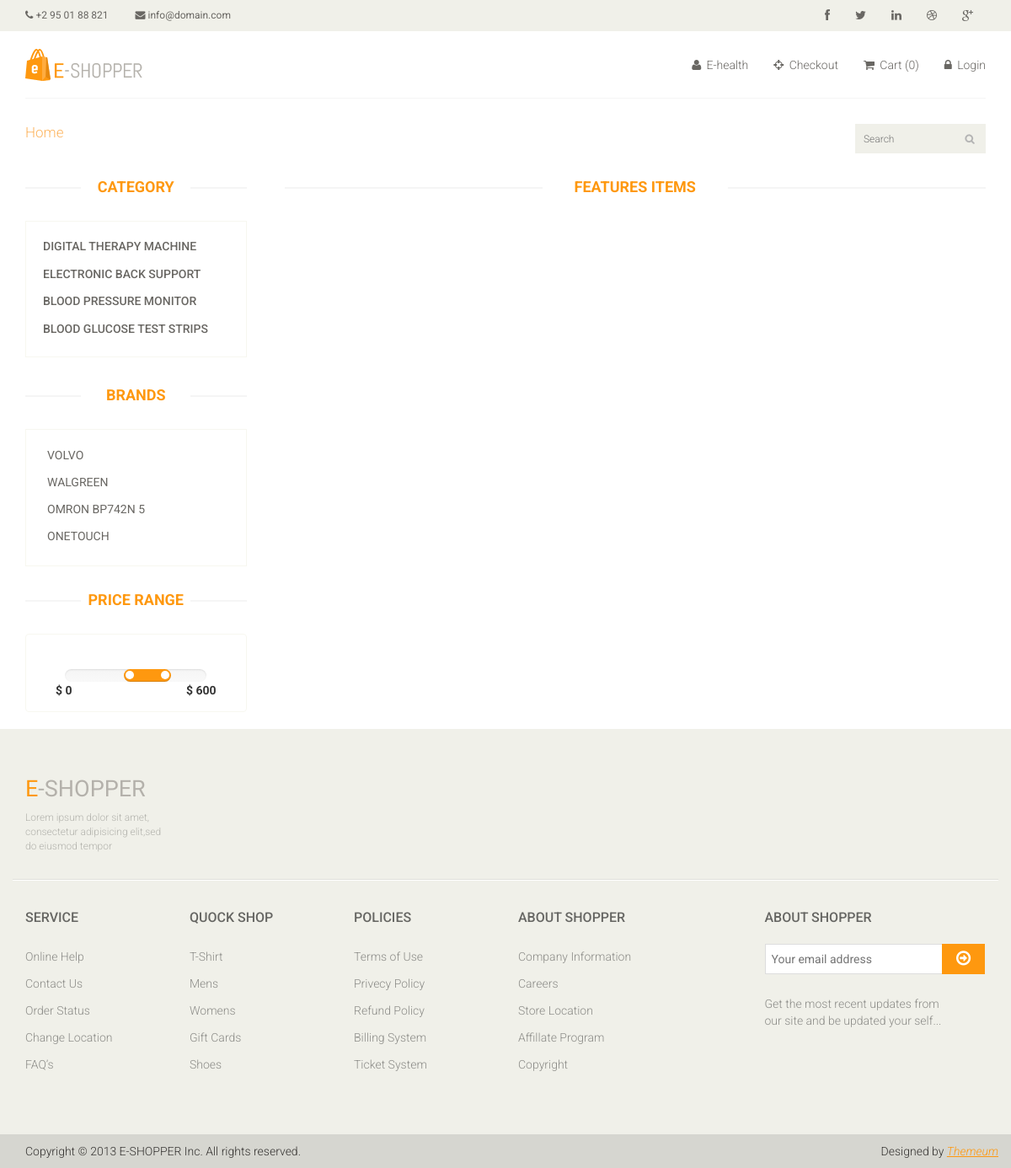
Screenshot of /index.php/welcome/accounts with the database file from the repository.
### tables this page shows
CREATE TABLE `category` (
  `category_id` int(11) NOT NULL,
  `category_name` varchar(255) NOT NULL,
  `category_short_desc` varchar(255) NOT NULL,
  `category_long_desc` text NOT NULL,
  `category_status` tinyint(3) NOT NULL
);

CREATE TABLE `manufacturer` (
  `manufacturer_id` int(11) NOT NULL,
  `manufacturer_name` varchar(255) NOT NULL,
  `manufacturer_short_desc` varchar(255) NOT NULL,
  `manufacturer_long_desc` text NOT NULL,
  `manufacturer_status` tinyint(3) NOT NULL
);

### application/controllers/Welcome.php (called while the page is built, shortened)
<?php
class Welcome extends CI_Controller
{
    public function __construct()
    {
        $this->load->model('welcome_model');
    }
    public function accounts()
    {
        $data = array();
        $data['title'] = "Accounts";
        $data['slider'] = '';
        $data['featured_product'] = $this->load->view('pages/featured_product', '', true);
        $data['category'] = $this->load->view('pages/category', $data, true);
        $data['recommend'] = $this->load->view('pages/recommend', $data, true);
        $this->load->view('master', $data);
    }
}

### index.php (called while the page is built, shortened)
<?php
require_once BASEPATH.'core/CodeIgniter.php';

### application/models/Admin_model.php (called while the page is built, shortened)
<?php
    class Admin_model extends CI_Model
    {
        public function select_all_published_category()
        {
            $this->db->select('*');
            $this->db->from('category');
            $this->db->where('category_status',1);
            $query_result = $this->db->get();
            $result= $query_result->result();
            return $result;
        }
    }

### application/models/Manufacturer_model.php (called while the page is built, shortened)
<?php
class Manufacturer_model extends CI_Model{
    function  get_all_active_manufacturer(){
        $result = $this->db->select('*')
            ->from('manufacturer')
            ->where('manufacturer_status',1)
            ->get()->result();
        return $result;
    }
}

### application/views/master.php (the view, shortened to what this page needs)
<!DOCTYPE html>
<html lang="en">
<head>
    <link href="<?php echo base_url() ?>asset/css/bootstrap.min.css" rel="stylesheet">
    <link href="<?php echo base_url() ?>asset/css/font-awesome.min.css" rel="stylesheet">
    <link href="<?php echo base_url() ?>asset/css/prettyPhoto.css" rel="stylesheet">
    <link href="<?php echo base_url() ?>asset/css/price-range.css" rel="stylesheet">
    <link href="<?php echo base_url() ?>asset/css/animate.css" rel="stylesheet">
    <link href="<?php echo base_url() ?>asset/css/main.css" rel="stylesheet">
    <link href="<?php echo base_url() ?>asset/css/responsive.css" rel="stylesheet">
    <link href="<?php echo base_url() ?>asset/css/sweetalert2.min.css" rel="stylesheet">
</head>
<body>
<header id="header">
    <div class="header_top">
        <div class="container">
            <div class="row">
                <div class="col-sm-6">
                    <div class="contactinfo">
                        <ul class="nav nav-pills">
                            <li><a href="#"><i class="fa fa-phone"></i> +2 95 01 88 821</a></li>
                            <li><a href="#"><i class="fa fa-envelope"></i> info@domain.com</a></li>
                        </ul>
                    </div>
                </div>
                <div class="col-sm-6">
                    <div class="social-icons pull-right">
                        <ul class="nav navbar-nav">
                            <li><a href="#"><i class="fa fa-facebook"></i></a></li>
                            <li><a href="#"><i class="fa fa-twitter"></i></a></li>
                            <li><a href="#"><i class="fa fa-linkedin"></i></a></li>
                            <li><a href="#"><i class="fa fa-dribbble"></i></a></li>
                            <li><a href="#"><i class="fa fa-google-plus"></i></a></li>
                        </ul>
                    </div>
                </div>
            </div>
        </div>
    </div>
    <div class="header-middle">
        <div class="container">
            <div class="row">
                <div class="col-sm-4">
                    <div class="logo pull-left">
                        <a href="<?php echo base_url()?>"><img
                                    src="<?php echo base_url('') ?>asset/images/home/logo1.png" alt=""/></a>
                    </div>
                </div>
                <div class="col-sm-8">
                    <div class="shop-menu pull-right">
                        <ul class="nav navbar-nav">
                            <li><a href="http://localhost/E-health/"><i class="fa fa-user"></i>
                                    E-health</a></li>
                            <li><a href="<?php echo base_url(); ?>checkout"><i class="fa fa-crosshairs"></i>
                                    Checkout</a></li>
                            <li><a href="<?php echo base_url() ?>cart/show_cart"><i class="fa fa-shopping-cart"></i>
                                    Cart
                                    (<span id="cart-counter"><?php echo $this->cart->total_items(); ?></span>)</a></li>
                            <?php
                            $customer_id = $this->session->userdata('customer_id');
                            if ($customer_id) {
                                ?>
                                <li><a href="<?php echo base_url() ?>logout"><i class="fa fa-lock"></i> Logout</a></li>
                                <li><a href=""><?php echo $this->session->userdata('customer_name') ?></a></li>
                            <?php } else {
                                ?>
                                <li><a href="<?php echo base_url() ?>checkout"><i class="fa fa-lock"></i> Login</a></li>
                            <?php } ?>
                        </ul>
                    </div>
                </div>
            </div>
        </div>
    </div>
    <div class="header-bottom">
        <div class="container">
            <div class="row">
                <div class="col-sm-9">
                    <div class="mainmenu pull-left">
                        <ul class="nav navbar-nav collapse navbar-collapse">
                            <li><a href="<?php echo base_url() ?>" class="active">Home</a></li>
                        </ul>
                    </div>
                </div>
                <div class="col-sm-3">
                    <div class="search_box pull-right">
                        <input type="text" placeholder="Search" id="filter">
                    </div>
                </div>
            </div>
        </div>
    </div>
</header>
<section>
    <div class="container">
        <div class="row">
            <?php
            if ($category != NULL OR $manufacturer != NULL OR $price_range != NULL) {
                ?>
                <div class="col-sm-3">
                    <div class="left-sidebar">
                        <h2>Category</h2>
                        <div class="panel-group category-products" id="accordian">
                            <?php
                            $all_published_category = $this->admin_model->select_all_published_category();
                            foreach ($all_published_category as $v_category) {
                                ?>
                                <div class="panel panel-default">
                                    <div class="panel-heading">
                                        <h4 class="panel-title"><a
                                                    href="javascript:void(0)"
                                                    onclick="category(<?php echo $v_category->category_id ?>)"><?php echo $v_category->category_name; ?></a>
                                        </h4>
                                    </div>
                                </div>
                            <?php } ?>
                        </div>
                        <div class="brands_products">
                            <h2>Brands</h2>
                            <div class="brands-name">
                                <ul class="nav nav-pills nav-stacked">
                                    <?php
                                    $all_published_manufacturer = $this->manufacturer_model->get_all_active_manufacturer();
                                    foreach ($all_published_manufacturer as $v_manufacturer) {
                                        ?>
                                        <li><a href="javascript:void(0)"
                                               onclick="brand(<?php echo $v_manufacturer->manufacturer_id ?>)"> <?php echo $v_manufacturer->manufacturer_name; ?>
                                            </a></li>
                                    <?php } ?>
                                </ul>
                            </div>
                        </div>
                        <div class="price-range">
                            <h2>Price Range</h2>
                            <div class="well text-center">
                                       data-slider-step="5" data-slider-value="[250,450]" id="sl2"><br/>
                                <b class="pull-left">$ 0</b> <b class="pull-right">$ 600</b>
                            </div>
                        </div>
                    </div>
                </div>
            <?php } ?>
            <div class="col-sm-9 padding-right">
                <?php echo $featured_product; ?>
            </div>
        </div>
    </div>
</section>
<footer id="footer">
    <div class="footer-top">
        <div class="container">
            <div class="row">
                <div class="col-sm-2">
                    <div class="companyinfo">
                        <h2><span>e</span>-shopper</h2>
                        <p>Lorem ipsum dolor sit amet, consectetur adipisicing elit,sed do eiusmod tempor</p>
                    </div>
                </div>
            </div>
        </div>
    </div>
    <div class="footer-widget">
        <div class="container">
            <div class="row">
                <div class="col-sm-2">
                    <div class="single-widget">
                        <h2>Service</h2>
                        <ul class="nav nav-pills nav-stacked">
                            <li><a href="#">Online Help</a></li>
                            <li><a href="#">Contact Us</a></li>
                            <li><a href="#">Order Status</a></li>
                            <li><a href="#">Change Location</a></li>
                            <li><a href="#">FAQ’s</a></li>
                        </ul>
                    </div>
                </div>
                <div class="col-sm-2">
                    <div class="single-widget">
                        <h2>Quock Shop</h2>
                        <ul class="nav nav-pills nav-stacked">
                            <li><a href="#">T-Shirt</a></li>
                            <li><a href="#">Mens</a></li>
                            <li><a href="#">Womens</a></li>
                            <li><a href="#">Gift Cards</a></li>
                            <li><a href="#">Shoes</a></li>
                        </ul>
                    </div>
                </div>
                <div class="col-sm-2">
                    <div class="single-widget">
                        <h2>Policies</h2>
                        <ul class="nav nav-pills nav-stacked">
                            <li><a href="#">Terms of Use</a></li>
                            <li><a href="#">Privecy Policy</a></li>
                            <li><a href="#">Refund Policy</a></li>
                            <li><a href="#">Billing System</a></li>
                            <li><a href="#">Ticket System</a></li>
                        </ul>
                    </div>
                </div>
                <div class="col-sm-2">
                    <div class="single-widget">
                        <h2>About Shopper</h2>
                        <ul class="nav nav-pills nav-stacked">
                            <li><a href="#">Company Information</a></li>
                            <li><a href="#">Careers</a></li>
                            <li><a href="#">Store Location</a></li>
                            <li><a href="#">Affillate Program</a></li>
                            <li><a href="#">Copyright</a></li>
                        </ul>
                    </div>
                </div>
                <div class="col-sm-3 col-sm-offset-1">
                    <div class="single-widget">
                        <h2>About Shopper</h2>
                        <form action="#" class="searchform">
                            <input type="text" placeholder="Your email address"/>
                            <button type="submit" class="btn btn-default"><i class="fa fa-arrow-circle-o-right"></i>
                            </button>
                            <p>Get the most recent updates from <br/>our site and be updated your self...</p>
                        </form>
                    </div>
                </div>
            </div>
        </div>
    </div>
    <div class="footer-bottom">
        <div class="container">
            <div class="row">
                <p class="pull-left">Copyright © 2013 E-SHOPPER Inc. All rights reserved.</p>
                <p class="pull-right">Designed by <span><a target="_blank"
                                                           href="http://www.themeum.com">Themeum</a></span></p>
            </div>
        </div>
    </div>
</footer>
</body>
</html>

### rows the page displays
category: category_name "DIGITAL THERAPY MACHINE"
category: category_name "ELECTRONIC BACK SUPPORT"
category: category_name "BLOOD PRESSURE MONITOR"
category: category_name "BLOOD GLUCOSE TEST STRIPS"
manufacturer: manufacturer_name "VOLVO"
manufacturer: manufacturer_name "WALGREEN"
manufacturer: manufacturer_name "OMRON BP742N 5"
manufacturer: manufacturer_name "ONETOUCH"

### other values shown
$this->cart->total_items() "0"
